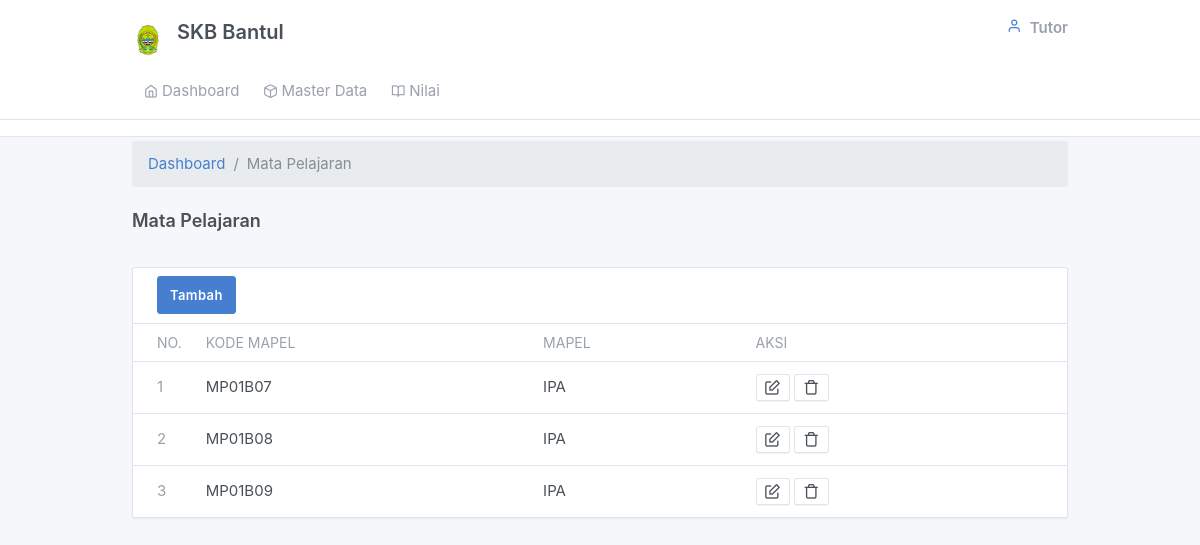
Page /tutor/mapel.php on the earlier database version.
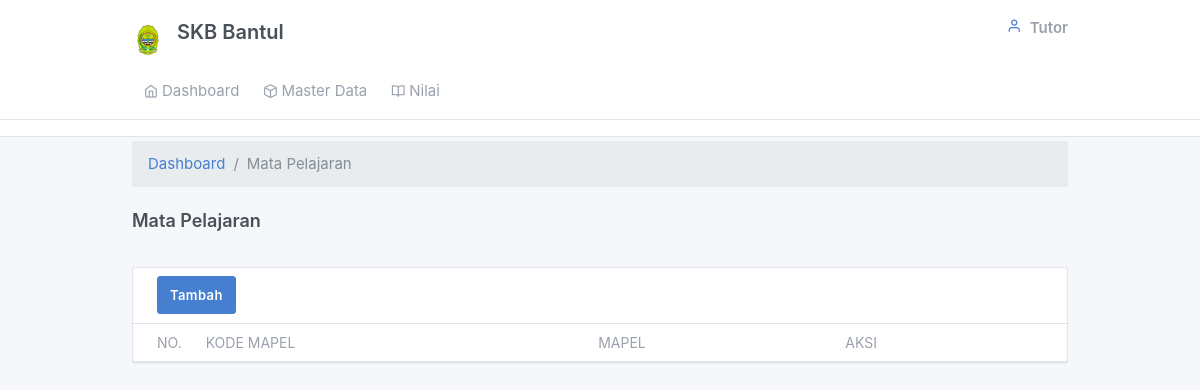
Same page on the later database version.
### tables this page shows
CREATE TABLE `mapel` (
  `kode_mapel` varchar(11) NOT NULL,
  `nama_mapel` varchar(30) NOT NULL
);

### tutor/views/main.php (called while the page is built)
<?php include_once "header.php" ?>
<?php include_once "navbar.php" ?>

### tutor/mapel.php (the view, shortened to what this page needs)
<?php include_once "views/main.php";?>
<?php
switch ($_GET["act"]){
default:
?>
<div class="my-3 my-md-1">
  <div class="container">
          <ol class="breadcrumb">
            <li class="breadcrumb-item">
              <a href="../index.php">Dashboard</a>
            </li>
            <li class="breadcrumb-item active">Mata Pelajaran</li>
          </ol>
    <div class="page-header">
      <h4 class="">
        Mata Pelajaran
      </h4>
    </div>
      <div class="">
        <div class="card">
          <div class="card-header">
          <a href="?&act=form_create" class="btn btn-primary" role="button">Tambah</a>
          </div>
          <div class="table-responsive">
            <table class="table card-table table-vcenter text-nowrap datatable">
              <thead>
                <tr>
                  <th class="w-2">No.</th>
                  <th>Kode Mapel</th>
                  <th>Mapel</th>
                  <th>Aksi</th>
                </tr>
              </thead>
              <tbody>
              <?php
              $sql=mysqli_query($connect,"SELECT * from mapel order by kode_mapel asc");
              $no=1;
              while($h=mysqli_fetch_array($sql)){ ?>
                <tr>
                  <td><span class="text-muted"><?php echo $no;?></span></td>
                  <td><?php echo $h['kode_mapel'];?></td>
                  <td><?php echo $h['nama_mapel'];?></td>
                  <td class="text-left">
                    <a href="?&act=form_update&id=<?php echo $h['kode_mapel'];?>" class="btn btn-secondary btn-sm"><i class="fe fe-edit"></i></a>
                    <a href='?&act=delete&id=<?php echo $h['kode_mapel'];?>' onClick="return confirm('Yakin data akan dihapus ?')"
                    class="btn btn-secondary btn-sm"><i class="fe fe-trash"></i></a>
                  </td>
                </tr>
              <?php $no++; } ?>
              </tbody>
            </table>
          </div>
        </div>
      </div>
    </div>
  </div>
<?php
break;
?>
<?php
}
?>

### tutor/views/header.php (shortened to what this page needs)
<!doctype html>
<html lang="en" dir="ltr">
  <head>
    <link href="../assets/css/dashboard.css" rel="stylesheet" />
    <link href="../assets/plugins/charts-c3/plugin.css" rel="stylesheet" />
    <link href="../assets/plugins/maps-google/plugin.css" rel="stylesheet" />
  </head>

### tutor/views/navbar.php (shortened to what this page needs)
<body class="">
    <div class="page">
      <div class="flex-fill">
        <div class="header py-4">
          <div class="container">
            <label class="d-flex">
              <a class="header-brand" href="./index.php">
              <img src="../assets/image/bantul.png" class="header-brand-img" alt="tabler logo">
               <label for="">SKB Bantul</label>
              </a>
              <div class="d-flex order-lg-2 ml-auto">
                <div class="dropdown d-none d-md-flex">
                <div class="dropdown">
                  <a href="#" class="nav-link pr-0 leading-none" data-toggle="dropdown">
                  <i class="fe fe-user"></i>
                    <span class="ml-2 d-none d-lg-block">
                      <strong class="text-muted d-block mt-1">Tutor</strong>
                    </span>
                  </a>
                </div>
              </div>
            </div>
        </div>
        <div class="header collapse d-lg-flex p-0" id="headerMenuCollapse">
          <div class="container">
              <div class="col-lg order-lg-first">
                <ul class="nav nav-tabs border-0 flex-column flex-lg-row">
                  <li class="nav-item">
                    <a href="./home.php" class="nav-link"><i class="fe fe-home"></i> Dashboard</a>
                  </li>
                  <li class="nav-item">
                    <a href="javascript:void(0)" class="nav-link" data-toggle="dropdown"><i class="fe fe-box"></i>Master Data</a>
                  </li>
                  <li class="nav-item">
                    <a href="javascript:void(0)" class="nav-link" data-toggle="dropdown"><i class="fe fe-book-open"></i>Nilai</a>
                  </li>
                </ul>
              </div>
            </div>
          </div>
        </div>

Differences in the rows shown:
removed mapel: kode_mapel "MP01B07", nama_mapel "IPA"
removed mapel: kode_mapel "MP01B08", nama_mapel "IPA"
removed mapel: kode_mapel "MP01B09", nama_mapel "IPA"
